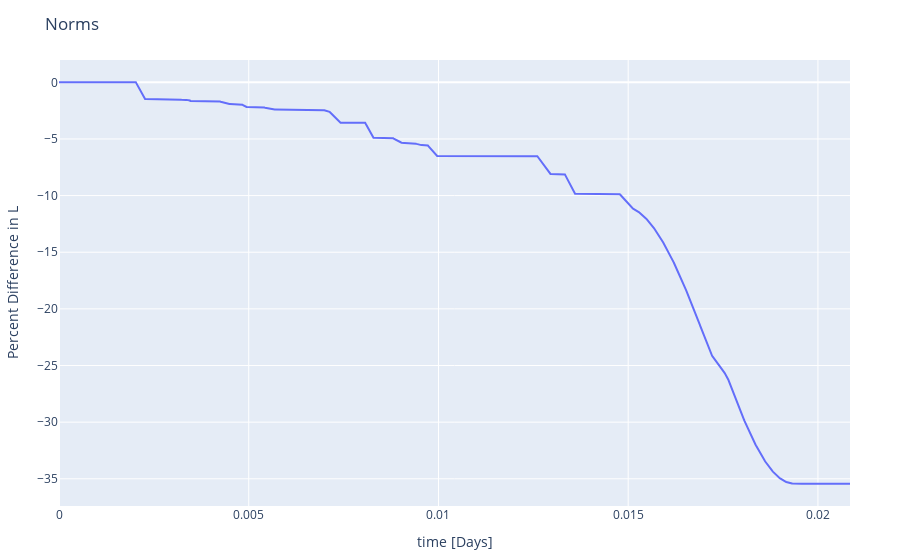

Notebook code for this chart:
### Code cell
# plot norm
l_norms = []
for state in hist
    push!(l_norms, norm(I_sapling.*state))
end
norm_vs_time = scatter(x=time_hist.-time_hist[1], y=(l_norms.-l_norms[1])./l_norms[1] * 100, mode="lines", name="norm")
layout = Layout(title="Norms", xaxis_title="time [Days]", yaxis_title=" Percent Difference in L")
plot([norm_vs_time],layout)

### Figure 1 — Plotly figure (JSON) as saved in the notebook; plotly's stock layout.template omitted (floating-point values rounded to 4 significant figures; data arrays with more than 128 entries replaced by an {"elided": "..."} marker saying what was removed)
{"data": [{"mode": "lines", "name": "norm", "type": "scatter", "x": {"elided": "1802 float values"}, "y": {"elided": "1802 float values"}}], "layout": {"margin": {"b": 50, "l": 50, "r": 50, "t": 60}, "title": "Norms", "xaxis": {"title": {"text": "time [Days]"}}, "yaxis": {"title": {"text": " Percent Difference in L"}}}}
